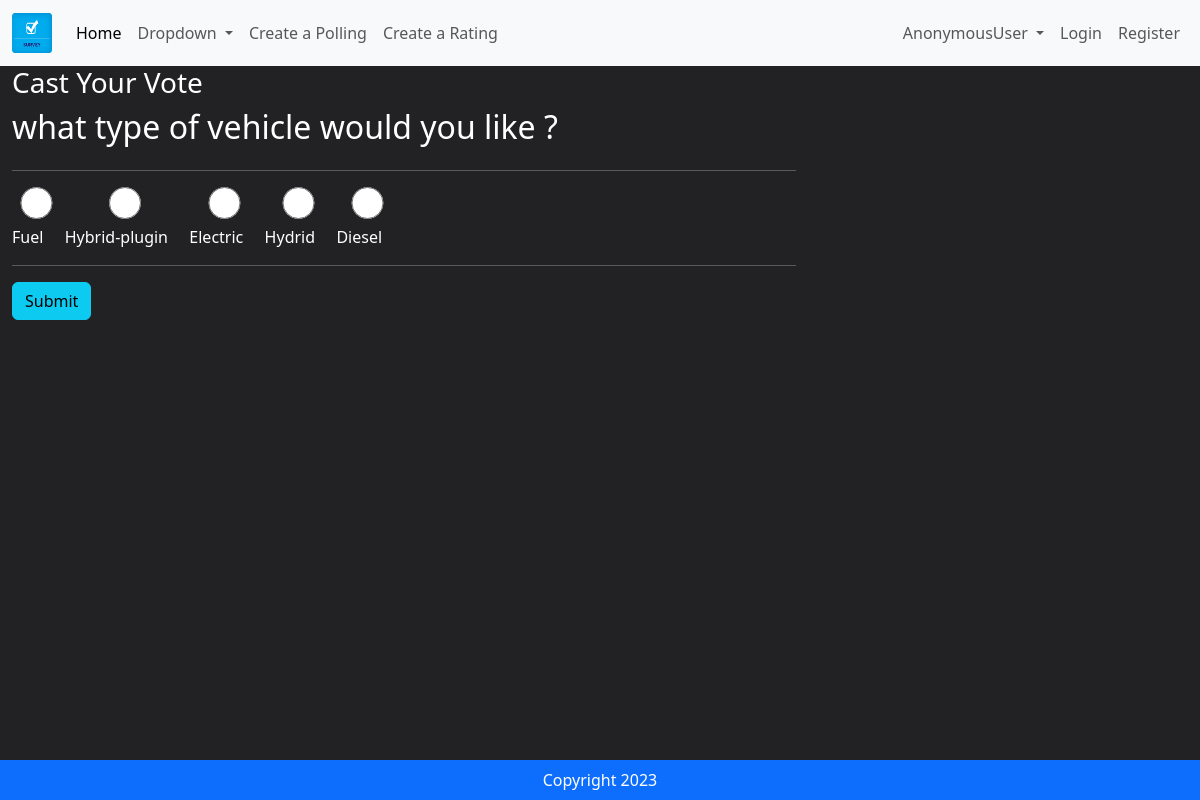
Screenshot of /vote/14/ with the database file from the repository.
### app/models.py (models this page shows, shortened)
class Entity(models.Model):
    question =  models.TextField()

class Poll(models.Model):
    questionId = models.ForeignKey(Entity,on_delete=models.CASCADE)
    option_one = models.CharField(max_length=50)
    option_two = models.CharField(max_length=50)
    option_three = models.CharField(max_length=50)
    option_four = models.CharField(max_length=50, default='')
    option_five = models.CharField(max_length=50,default='')
    option_count_one = models.IntegerField(default=0)
    option_count_two = models.IntegerField(default=0)
    option_count_three = models.IntegerField(default=0)
    option_count_four = models.IntegerField(default=0)
    option_count_five = models.IntegerField(default=0)

### app/views.py (the view, shortened to what this page needs)
# urls.py: path('vote/<entity_id>/',views.vote, name='vote'),
def vote(request, entity_id):
    entity = Entity.objects.get(pk=entity_id)
    poll = Poll.objects.get(questionId=entity)
    context = {'entity':entity, 'poll':poll }
    return render(request,'vote.html',context)

### templates/vote.html (shortened to what this page needs)
{% extends 'base.html' %}
{% load static %}
{% block main-content %}
<div class="container-fluid">
    <div class="col-lg-8 col-lg-offset-2">
        <div class="panel panel-default">
            <div class="panel-heading">
                <h3 class="panel-title">Cast Your Vote</h3>
            </div>
            <div class="panel-body">
                <div class="row">
                    <div class="col-lg-12">
                        <h2>{{entity.question}}</h2>
                    </div>
                </div>
                <div class="row">
                    <div class="col-lg-12">
                        <hr />
                        <form method="POST">
                            <div class="form-group">
                                <div class="radio">
                                    <label>
                                        <input type="radio" name="poll" value="option1" id="option1"  required>
                                        {{poll.option_one}}
                                    </label>
                                    <label>
                                        <input type="radio" name="poll" value="option2" id="option2" >
                                        {{poll.option_two}}
                                    </label>
                                    <label>
                                        <input type="radio" name="poll" value="option3" id="option3" >
                                        {{poll.option_three}}
                                    </label>
                                    <label>
                                        <input type="radio" name="poll" value="option4" id="option4" >
                                        {{poll.option_four}}
                                    </label>
                                    <label>
                                        <input type="radio" name="poll" value="option5" id="option5" >
                                        {{poll.option_five}}
                                    </label>
                                </div>
                            </div>
                            <hr />
                            <button type="submit" class="btn btn-info">
                                Submit
                            </button>
                        </form>
                    </div>
                </div>
            </div>
        </div>
    </div>
</div>
{% endblock main-content %}

### static/style.css (style rules this page uses)
body { background:#222225; color: white; }
input[type=radio] { border: 0px; width: 100%; height: 2em; }

### rows the page displays
Entity: question "what type of vehicle would you like ?"
Poll: option_one "Fuel", option_two "Hybrid-plugin", option_three "Electric", option_four "Hydrid", option_five "Diesel"

### other values shown
{{ request.user }} "AnonymousUser"
